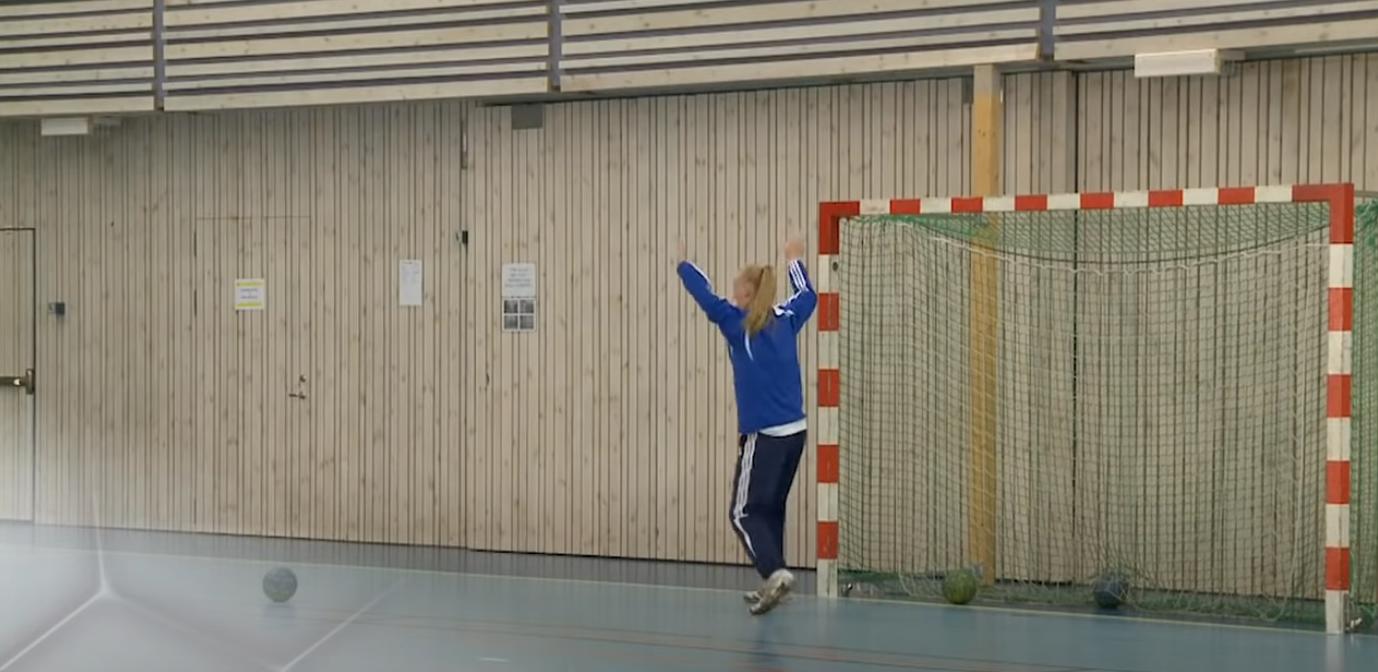
#> input picture Annat/Computer Vision/Goal/img/goal1.png, 1378 x 672 px, given in place of goal6.png, which was not available
$ python goal_detector.py
#> lines starting #> are read from the running program, lines starting #| are printed output that depends on the picture; after the words box and inside, x2 and y2 are one past the last pixel; in counts of white or black regions, pixels touching at a corner belong together; pictures that were not available may be replaced by others from this repository, and a replacement may not be noted
"""
@file goal_detector.py
@brief This program is made to find lines of a handball goal and measure angle of photo (POV).
"""

from statistics import median
import string
from time import time
import cv2
from cv2 import minAreaRect
from cv2 import boxPoints
import matplotlib.pyplot as plt
import numpy as np


def sortBoxPoints(boxPoints: list) -> list:
    """
    Returns list with coordinates sorted from top left to bottom left (tl,tr,br,bl) of boxPoint list.
    """
    y_sorted = sorted(boxPoints, key=lambda point: point[1], reverse=True)
    top_right_to_left = sorted(y_sorted[:2], key=lambda p: p[0], reverse=True)
    bottom_left_to_right = sorted(y_sorted[2:], key=lambda p: p[0])
    return np.array(bottom_left_to_right + top_right_to_left)


def averageArea(boxes: list) -> float:
    """
    Returns float of average area of boxes (to be used in sort function)
    """
    sum = 0

    for box in boxes:
        sum += cv2.contourArea(box)
    try:
        result = sum/(len(boxes))
    except ZeroDivisionError as ZDE:
        result = 0
    return result


def medianArea(alignment_boxes: list) -> float:
    """Returns float of median box area (to be used to sort out exceptionally large or exceptionally small boxes)"""
    areas = []

    for align in alignment_boxes:
        for box in align:
            areas.append(cv2.contourArea(box))

    return np.median(np.array(areas))


for f in range(6, 7):
    default_image = f'Annat\Computer Vision\Goal\img\goal{f}.png'
    # default_image = 'Computer Vision/Goal/img/test_line.png'

    img = cv2.imread(default_image)
#> img is the input picture: shape (672, 1378, 3); mean B, G, R 114.9, 130.3, 136.2
    img = cv2.resize(img, (1080, 720), interpolation=cv2.INTER_AREA)
#> img: shape (720, 1080, 3)
    frame_HSV = cv2.cvtColor(img, cv2.COLOR_BGR2HSV)
#> frame_HSV: shape (720, 1080, 3); mean H, S, V 33, 48.3, 138.6
    thresh = cv2.inRange(
        frame_HSV, (0, 0, 183), (180, 78, 255))
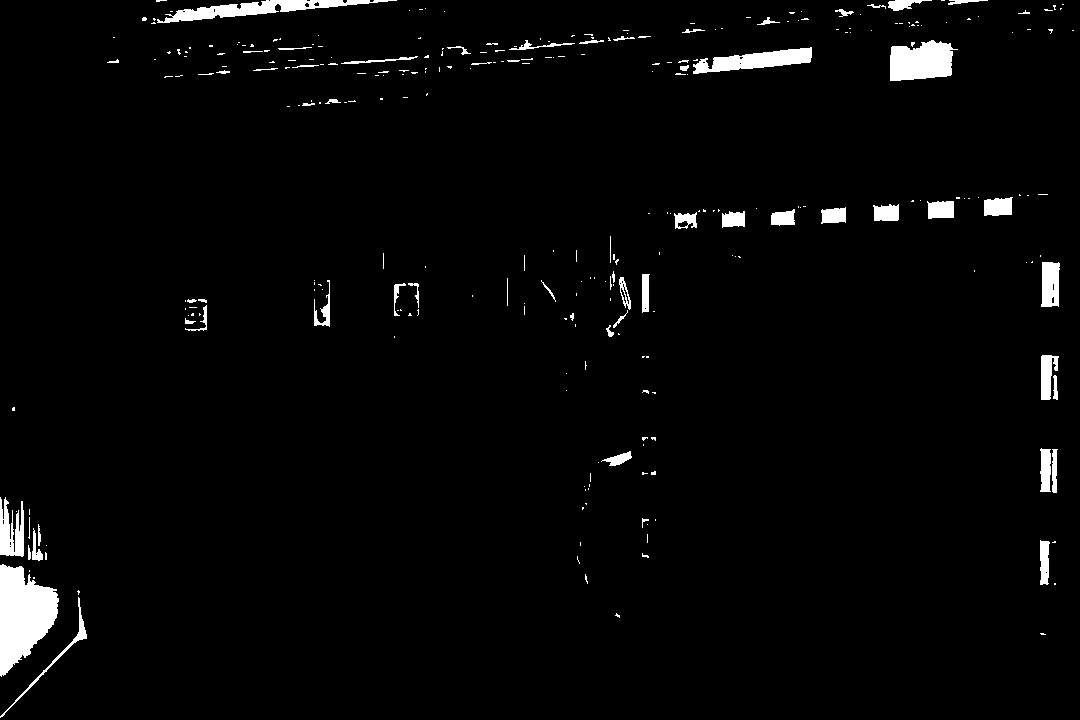
#> thresh: shape (720, 1080); 2.7% white; 297 white regions (230 under 20 px)

    shape = img.shape
    height = shape[0]
    width = shape[1]

    blank = np.zeros((height, width, 3), dtype=np.uint8)

    contours, hierarchy = cv2.findContours(
        thresh, cv2.RETR_TREE, cv2.CHAIN_APPROX_SIMPLE)
#> contours = 318 contours, 270 with area under 20; largest, box (x1, y1, x2, y2) and area: (0, 564, 59, 677) 4069, (890, 40, 958, 81) 2004, (157, 0, 397, 23) 1730, (693, 47, 812, 74) 1515, (0, 497, 24, 557) 787
    newContours = []

    # Pattern matching (5 vita rutor i höjdled, 7 stycken i sidled)
    # Rutor höjd/bredd ungefär lika med 25.5/9.5 = 2.7 +/- 0.3

    alignment_x = []
    alignment_y = []
    alignment_boxes = {'x': [], 'y': []}

    for cnt in contours:
        rect = cv2.minAreaRect(cnt)
        box = cv2.boxPoints(rect)

        points = sortBoxPoints(box)
        midPoint = round((points[0][0]+points[1][0])/2)
        midPoint_y = round((points[2][1] + points[0][1])/2)

        dist_x = abs(points[1][0]-points[0][0])
        dist_y = abs(points[1][1]-points[2][1])

        area = dist_x*dist_y

        box = np.int0(box)

        if dist_x*dist_y == 0:
            continue

        idx = -1
        if 2.1 <= dist_y/dist_x <= 2.9 or 2.1 <= dist_x/dist_y <= 2.9:
            for a in alignment_x:
                if a[0]-0.5*a[1] <= midPoint <= a[0]+0.5*a[1]:
                    idx = alignment_x.index(a)
                    alignment_boxes['x'][idx].append(box)
            if idx == -1:
                alignment_x.append([midPoint, dist_x])
                alignment_boxes['x'].append([box])

        idy = -1
        for a in alignment_y:
            if a[0] - 4*a[1] <= midPoint_y <= a[0] + 4*a[1]:
                if a[2] - 3*a[3] <= midPoint <= a[2] + 3*a[3]:
                    idy = alignment_y.index(a)
                    alignment_boxes['y'][idy].append(box)
        if idy == -1:
            alignment_y.append([midPoint_y, dist_y, midPoint, dist_x])
            # alignment_boxes['y'].append(box])
            alignment_boxes['y'].append([box])
#> this loop made 318 passes
#> (rect, points, midPoint, midPoint_y, dist_x, dist_y, area) on passes 14, 17, 20: (((29, 552), (14, 2), -90), [[28, 545], [30, 545], [30, 559], [28, 559]], 29, 552, 2, 14, 28), (((1044.5, 562), (44, 9), -90), [[1040, 540], [1049, 540], [1049, 584], [1040, 584]], 1044, 562, 9, 44, 396), (((37, 544), (32, 10), -90), [[32, 528], [42, 528], [42, 560], [32, 560]], 37, 544, 10, 32, 320)

    boxes = {"x": [], "y": []}

    filtered_boxes_x = list(filter(lambda x: len(
        x) > 1 and len(x) <= 7, alignment_boxes['x']))

    filtered_boxes_y = list(filter(lambda x: len(
        x) > 1 and len(x) <= 7, alignment_boxes['y']))

    boxes["x"] = sorted(filtered_boxes_x, key=averageArea, reverse=True)
    boxes["y"] = sorted(filtered_boxes_y, key=averageArea, reverse=True)

    med = medianArea(boxes["x"] + boxes["y"])

    lines = []

    for alx in boxes["x"]:
        # centerPoints = []
        for b in alx:
            if med*0.7 < cv2.contourArea(b) < med*1.6:
                cv2.drawContours(blank, [b], 0, (255, 255, 255), 2)
                cv2.drawContours(img, [b], 0, (0, 255, 0), 2)
#> blank: shape (720, 1080, 3); 0.02% white; 3 white regions, box (x1, y1, x2, y2) and area: (640, 388, 650, 395) 48, (641, 471, 649, 476) 36, (1, 518, 6, 526) 36
#> img: shape (720, 1080, 3); mean B, G, R 114.8, 130.2, 136.1
                # points = sortBoxPoints(box)
                # centerPoint = (int((points[0][0]+points[1][0])/2),
                #                int((points[1][1]+points[2][1])/2))
                # centerPoints.append(centerPoint)
                # cv2.circle(
                # img, (centerPoint[0], centerPoint[1]), 1, (0, 255, 0), 3, cv2.LINE_AA)

        # centerPoints.sort(key=lambda p: p[1], reverse=True)
        # lines.append([[centerPoints[0][0], centerPoints[0][1],
        #              centerPoints[-1][0], centerPoints[-1][1]]])

        # cv2.line(img, (centerPoints[0][0], centerPoints[0][1]), (
        #     centerPoints[-1][0], centerPoints[-1][0]), (0, 0, 255), 2, cv2.LINE_AA)

    for aly in boxes["y"]:
        # centerPoints = []
        for b in aly:
            if med*0.7 < cv2.contourArea(b) < med*1.6:
                cv2.drawContours(blank, [b], 0, (255, 255, 255), 2)
                cv2.drawContours(img, [b], 0, (0, 255, 0), 2)
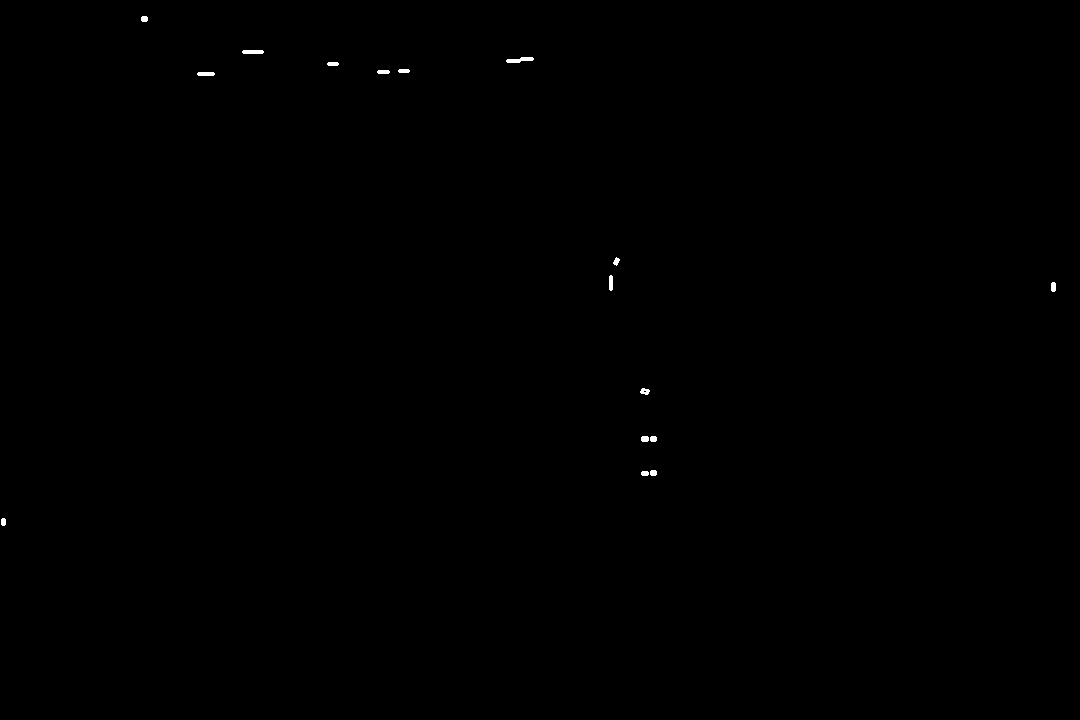
#> blank: shape (720, 1080, 3); 0.11% white; 16 white regions, largest, box (x1, y1, x2, y2) and area: (506, 57, 534, 63) 108, (242, 50, 264, 54) 84, (197, 72, 215, 76) 68
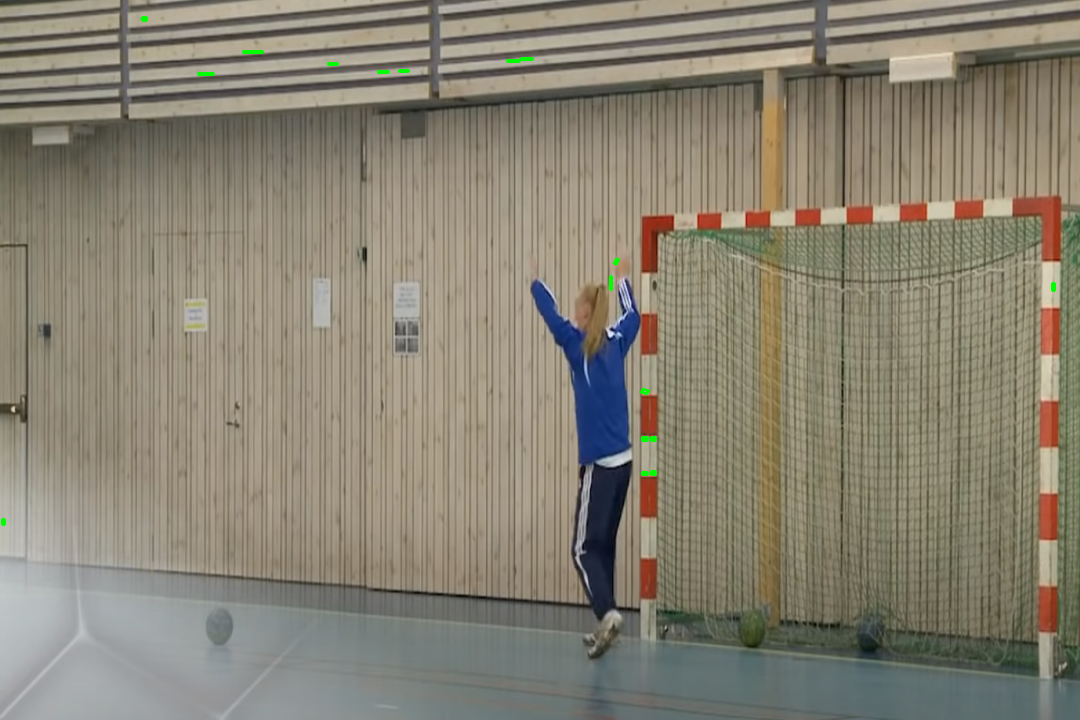
#> img: shape (720, 1080, 3); mean B, G, R 114.7, 130.3, 135.9

                # points = sortBoxPoints(box)
                # centerPoint = (int((points[0][0]+points[1][0])/2),
                #                int((points[1][1]+points[2][1])/2))

                # cv2.circle(
                #     img, (centerPoint[0], centerPoint[1]), 1, (0, 255, 0), 3, cv2.LINE_AA)
                # centerPoints.append(centerPoint)

        # centerPoints.sort(key=lambda p: p[0], reverse=True)
        # lines.append([[centerPoints[0][0], centerPoints[0][1],
        #              centerPoints[-1][0], centerPoints[-1][1]]])

        # cv2.line(img, (centerPoints[0][0], centerPoints[0][1]), (
            # centerPoints[-1][0], centerPoints[-1][1]), (0, 0, 255), 2, cv2.LINE_AA)

    # Edge detection
    dst = cv2.Canny(blank, 100, 200, None, 3)
#> dst: shape (720, 1080); 0.06% white in thin lines or dots, all inside (x1, y1, x2, y2) = (0, 15, 1056, 526)
    cdst = cv2.cvtColor(dst, cv2.COLOR_GRAY2BGR)

    # # # Using probabilistic Hough Line Transform to find lines:
    lines = cv2.HoughLinesP(dst, 1, np.pi/180, 5, None, 5, 50)

    # Equation of line is mx + b, where m = (y_1 - y_0) / (x_1 - x_0) and b is intersection with (0,0)

    slopes = []
    ms = []
    simiLines = []
    x_vertical = []

    for line in lines:
        m = None
        b = line[0][0]
        if line[0][2] - line[0][0] != 0:
            m = ((line[0][3] - line[0][1]) / (line[0][2] - line[0][0]))
            b = line[0][1] - m * line[0][0]
        else:
            m = "VERTICAL"

        l = line[0]

        similar = False
        for slope in slopes:
            if m != "VERTICAL" and slope[0] != "VERTICAL":
                if not 0.8*slope[0] <= m <= 1.2*slope[0] and not slope[1]-25 <= l[0] <= slope[1]+25 and not slope[2]-25 <= l[1] <= slope[2]+25:
                    pass
                else:
                    similar = True
            elif m == "VERTICAL" and slope[0] == "VERTICAL":
                if not slope[1]-25 <= l[0] <= slope[1]+25 and not slope[2]-25 <= l[1] <= slope[2]+25:
                    pass
                else:
                    similar = True

        if not similar:
            slopes.append([m, l[0], l[1], l[2], l[3]])
            if m == "VERTICAL":
                x_vertical.append(l[0])
            simiLines.append(line)
#> this loop made 50 passes
#> line on passes 1 to 8: [[506, 60, 526, 56]], [[327, 63, 379, 73]], [[327, 62, 336, 61]], [[338, 64, 409, 72]], [[611, 290, 613, 261]], [[207, 71, 212, 75]], [[506, 61, 533, 60]], [[640, 393, 648, 394]]

    newSlopes = []
    newSimiLines = []

    for slope in slopes:
        if slope[0] != "VERTICAL":
            if slope[1] not in x_vertical:
                newSlopes.append(slope)
                newSimiLines.append(simiLines[slopes.index(slope)])
        elif slope[0] == "VERTICAL":
            newSlopes.append(slope)
            newSimiLines.append(simiLines[slopes.index(slope)])
#> this loop made 7 passes
#> slope on passes 1 to 7: [-0.2, 506, 60, 526, 56], [-14.5, 611, 290, 613, 261], [0.125, 640, 393, 648, 394], [-4, 1, 525, 3, 517], ['VERTICAL', 1055, 291, 1055, 282], [0.286, 140, 19, 147, 21], ['VERTICAL', 5, 525, 5, 518]

    print(x_vertical)
#| [1055, 5]

    # for x in x_vertical:
    #     cv2.circle(img, (x[0], x[1]), 3, (255, 0, 0), 1, cv2.LINE_AA)
    slopes = newSlopes
    simiLines = newSimiLines

    if len(simiLines) > 0:
        for i in range(0, len(simiLines)):
            l = simiLines[i][0]
            cv2.line(cdst, (l[0], l[1]), (l[2], l[3]),
                     (0, 0, 255), 2, cv2.LINE_AA)
#> this loop made 7 passes
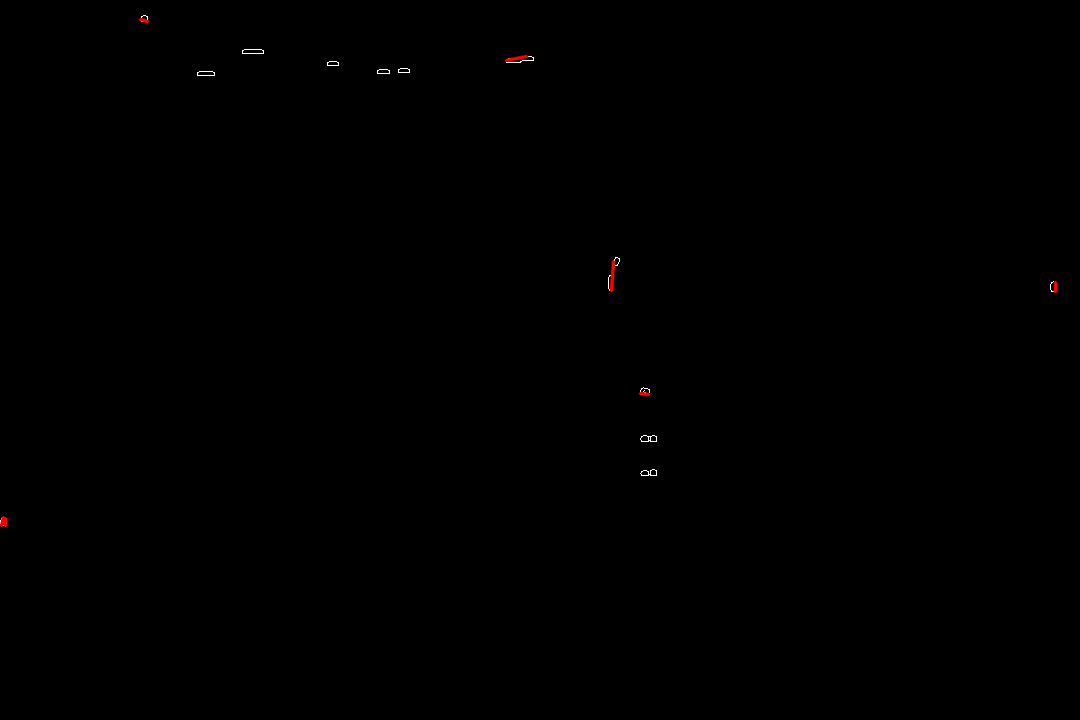
#> cdst: shape (720, 1080, 3); mean B, G, R 0.1, 0.1, 0.2
    else:
        print("Lines empty!")

    # SKA FORTSÄTTA PÅ DENNA SOM SNARAST b = line[0][1] - m * line[0][0] line[0][0] = slope[1]
    # Horisontell linje får inte vara på underdelen av vertikala linjen

    # Horizontal Slopes
    h_slopes = list(filter(lambda s: s[0] != "VERTICAL", slopes))
    # Vertical Slopes
    v_slopes = list(filter(lambda s: s[0] == "VERTICAL", slopes))

    found_goal = False

    for v1 in v_slopes:
        x_v1 = v1[1]
        y_v1 = v1[2]
        for h in h_slopes:
            m_h = h[0]
            b_h = h[2] - m_h * h[2]
            if 0 < m_h * x_v1 + b_h < img.shape[0]:
                x_h = x_v1
                y_h = m_h * x_v1 + b_h
                print("1")
                for v2 in v_slopes:
                    if v1 != v2:
                        x_v2 = v2[1]
                        y_v2 = v2[2]
                        print("2")
                        if 0 < m_h * x_v2 + b_h < img.shape[0]:
                            x_h2 = x_v2
                            y_h2 = m_h * x_v2 + b_h
                            print("3")
                            found_goal = True
                            break
            if found_goal:
                break
        if found_goal:
            break
#> this loop made 1 pass
#> (printed output is left out)

    # Målets hörn: (x_h, y_h) - -> (x_h2, y_h2)
    # Sen går det ner från de punkterna till  och

    x_h, y_h, x_h2, y_h2, x_v1, y_v1, x_v2, y_v2 = list(map(
        int, [x_h, y_h, x_h2, y_h2, x_v1, y_v1, x_v2, y_v2]))

    cv2.line(img, (x_h, y_h), (x_h2, y_h2), (0, 0, 255), 2, cv2.LINE_AA)
    cv2.line(img, (x_v2, y_v2), (x_h2, y_h2), (0, 0, 255), 2, cv2.LINE_AA)
    cv2.line(img, (x_v1, y_v1), (x_h, y_h), (0, 0, 255), 2, cv2.LINE_AA)

    cv2.line(cdst, (x_h, y_h), (x_h2, y_h2),   (255, 0, 255), 2, cv2.LINE_AA)
    cv2.line(cdst, (x_v2, y_v2), (x_h2, y_h2), (255, 0, 255), 2, cv2.LINE_AA)
    cv2.line(cdst, (x_v1, y_v1), (x_h, y_h),   (255, 0, 255), 2, cv2.LINE_AA)
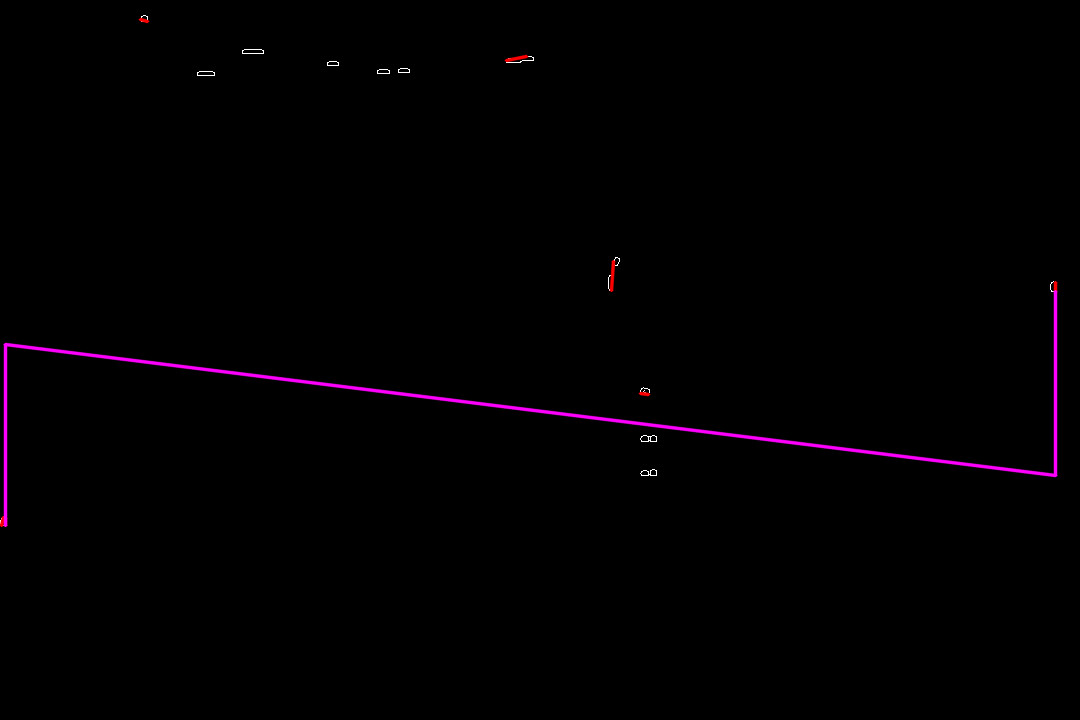
#> cdst: shape (720, 1080, 3); mean B, G, R 1.7, 0.1, 1.8

    cv2.imshow("Result", img)
    cv2.imshow("Contours", cdst)
    cv2.waitKey()
